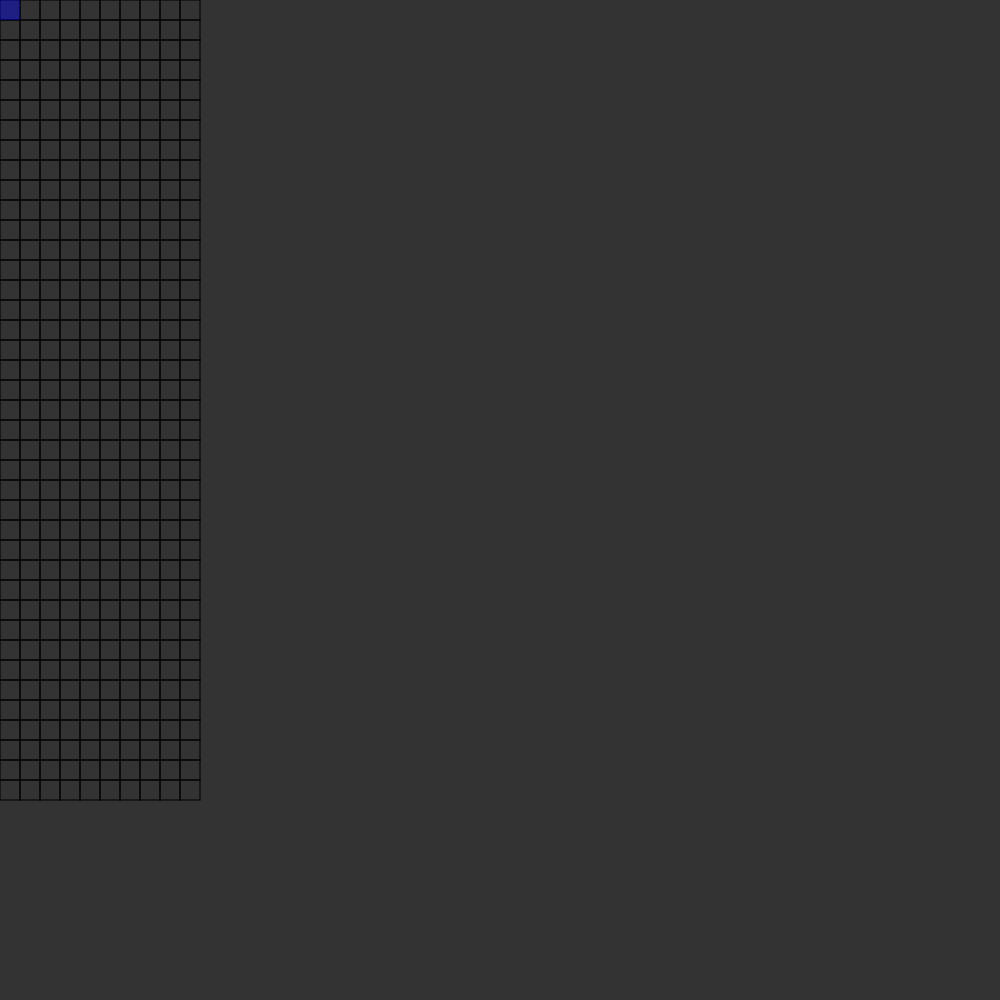
Frame 1 (no input)
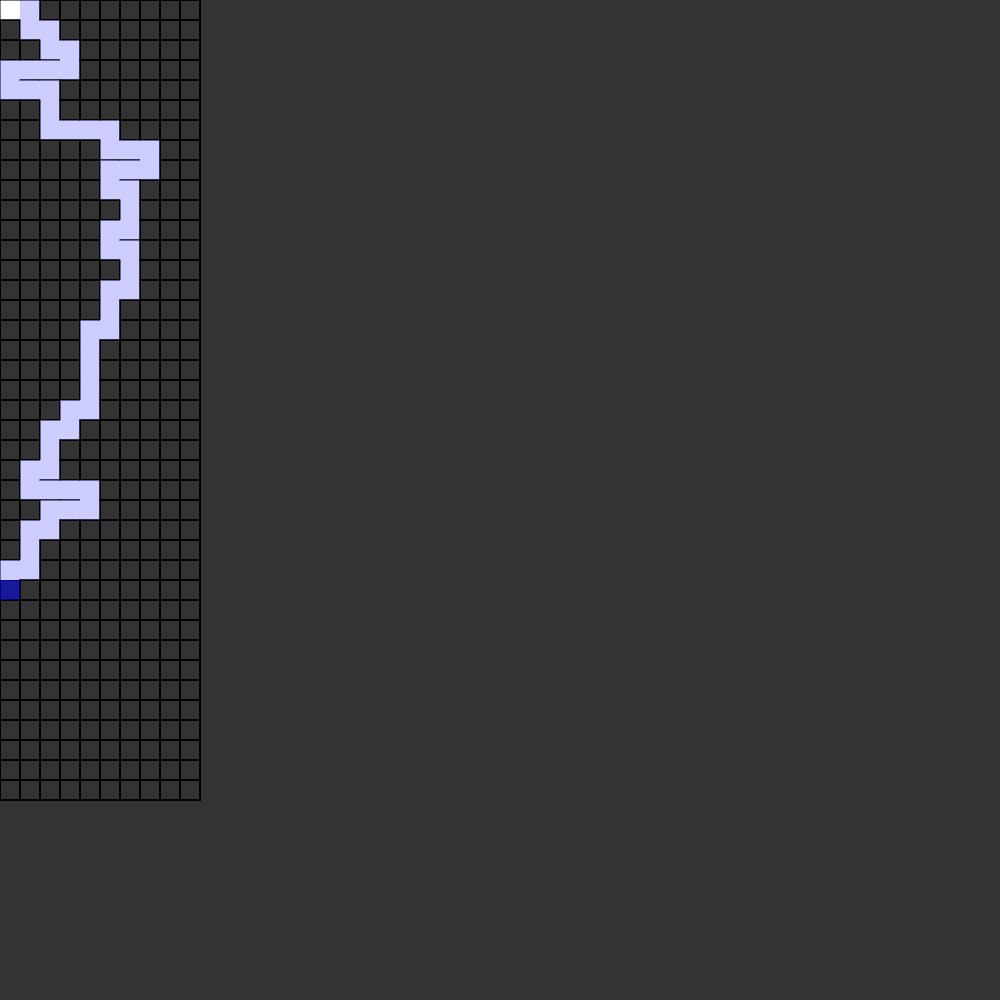
Frame 60 (no input)
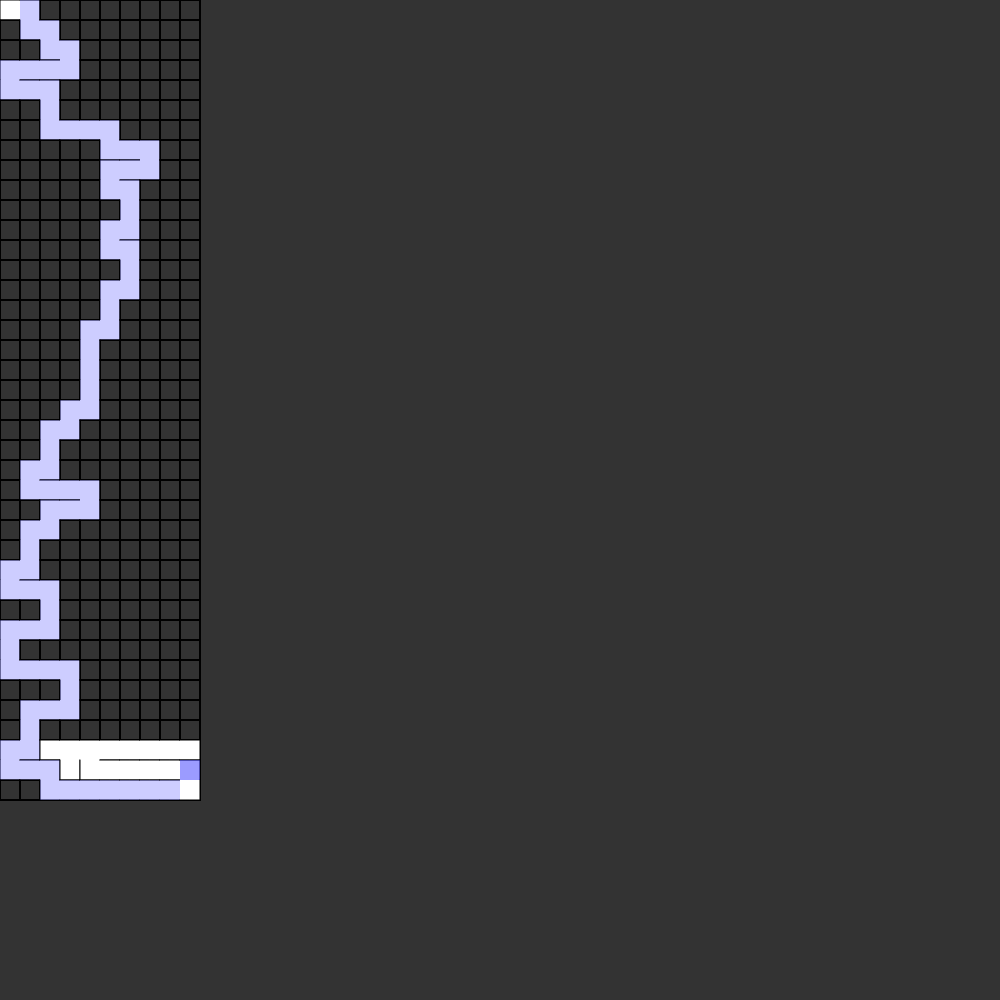
Frame 120 (the mouse pressed at the canvas centre since frame 60)

The p5.js sketch that drew these frames (run headless with seeded random() and noise() and a simulated clock; from frame 60 on, the mouse is pressed at the canvas centre):

// p5.js sketch
// ── sketch.js
var grid = [];
var width;
var size;
var cols;
var rows;
var current;
var stack = [];

function setup() {
    var canvasWidth = 1000;
    var circle = false;
    createCanvas(canvasWidth, canvasWidth);
    background(51);
    frameRate(999);
    size = 20;
    rows = 10;
    cols = 40;
    width = size*rows;
    var r = rows/2;
    translate((canvasWidth-width)/2, 0);
    for (var i = 0; i < rows; i++) {
        grid[i] = [];
        for (var j = 0; j < cols; j++) {
            var inCircle = (((i - (rows/2)) * (i - (rows/2)) + (j - (cols/2)) * (j - (cols/2))) <= (rows/2) * (cols/2));
            var cell = new Cell({ i: i, j: j, size: size, dead: circle ? !inCircle : false });
            grid[i].push(cell);
        }
    }

    current = grid[0][0];
}

function draw() {
    for (var i = 0; i < grid.length; i++) {
        for (var j = 0; j < grid[i].length; j++) {
            grid[i][j].draw();
            if (stack.indexOf(grid[i][j]) !== -1) {
                grid[i][j].stackHighlight();
            }
        }
    }
    current.visited = true;
    current.highlight();
    var next = current.getNeighbor();
    if (next) {
        stack.push(next);
        removeWalls(current, next);
        current = next;
    } else {
        current = stack.pop();
    }
}

function removeWalls(a, b) {
    var x = a.i - b.i;
    if (x === 1) {
        a.walls[3] = false;
        b.walls[1] = false;
    } else if (x === -1) {
        a.walls[1] = false;
        b.walls[3] = false;
    }
    var y = a.j - b.j;
    if (y === 1) {
        a.walls[0] = false;
        b.walls[2] = false;
    } else if (y === -1) {
        a.walls[2] = false;
        b.walls[0] = false;
    }
}

// ── cell.js
var Cell = function(o){
    this.visited = o.dead ? true : false;
    this.dead = o.dead ? true : false;
    this.pos = createVector(o.i * o.size, o.j * o.size);
    this.i = o.i;
    this.j = o.j;
    this.size = o.size;

    this.walls = [true, true, true, true]; // top, right, bottom, left
    if (this.dead) {
        this.walls = [false, false, false, false];
    }

    this.getNeighbor = function () {
        var neighbors = [];

        var top    = grid[this.i-1] ? grid[this.i-1][this.j] : null;
        var right  = grid[this.i] ? grid[this.i][this.j+1] : null;
        var bottom = grid[this.i+1] ? grid[this.i+1][this.j] : null;
        var left   = grid[this.i] ? grid[this.i][this.j-1] : null;

        if (top && !top.visited) {
            neighbors.push(top);
        }
        if (right && !right.visited) {
            neighbors.push(right);
        }
        if (bottom && !bottom.visited) {
            neighbors.push(bottom);
        }
        if (left && !left.visited && Math.random() <= 0.1) {
            neighbors.push(left);
        }

        if (neighbors.length > 0) {
            var r = floor(random(0, neighbors.length));
            return neighbors[r];
        } else {
            return undefined;
        }
    }

    this.highlight = function() {
        noStroke();
        fill(0, 0, 255, 100);
        rect(this.pos.x, this.pos.y, this.size, this.size);
    }
    this.stackHighlight = function() {
        noStroke();
        fill(0, 0, 255, 50);
        rect(this.pos.x, this.pos.y, this.size, this.size);
    }

    this.draw = function() {
        var x = this.pos.x;
        var y = this.pos.y;
        if (!this.visited) {
            noFill();
        } else if (this.dead){
            noStroke();
            noFill();
            fill(51);
            rect(this.pos.x, this.pos.y, this.size, this.size);
        } else {
            noStroke();
            noFill();
            fill(255);
            rect(this.pos.x, this.pos.y, this.size, this.size);
        }
        stroke(0);
        for (var i = 0; i < this.walls.length; i++) {
            if (this.walls[i]) {
                switch (i) {
                    case 0: // top 
                        line(x, y, x + this.size, y);
                        break;
                    case 1: // right 
                        line(x + this.size, y, x + this.size, y + this.size);
                        break;
                    case 2: // bottom 
                        line(x + this.size, y + this.size, x, y + this.size);
                        break;
                    case 3: // left 
                        line(x, y + this.size, x, y);
                        break;
                    default:
                }
            }
        }
    };
};
